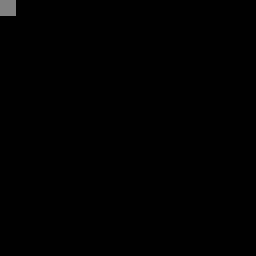
Frame 1 (no input)
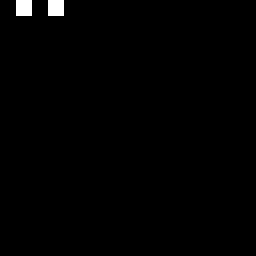
Frame 60 (the mouse pressed at the canvas centre just before this capture)
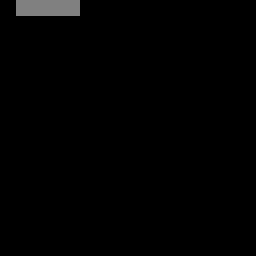
Frame 120 (the mouse held since frame 60 and released just before this capture)

The Processing sketch that drew these frames (run headless with seeded random() and noise(); from frame 60 on, the mouse is pressed at the canvas centre):

// Processing sketch: processing_64690
// ── processing_64690.pde

// Constants instead of enum because processing doesn't support it
private static final int MODE_BlackWhite = 0;
private static final int MODE_Grey3 = 1;
private static final int MODE_Grey255 = 2;
private static final int MODE_Color8 = 3;
private static final int MODE_Color255 = 4;

// Properties that can be modified
private static final int ms_nImageSize = 16;
private static final int ms_nPixelSize = 16;
private static final int m_nColorMode = MODE_Grey3;

// Private attributes
private boolean m_bInPause;
private Coordinates m_coordinates;
private Color[][] m_nPixels;

public void setup(){
  size(256, 256);
  background(0);
  noStroke();
  
  m_bInPause = false;
  m_coordinates = new Coordinates();
  m_nPixels = new Color[ms_nImageSize][ms_nImageSize];

  for (int i = 0; i < ms_nImageSize; ++i){
    for (int j = 0; j < ms_nImageSize; ++j){
      m_nPixels[i][j] = new Color();
    }
  }
}

public void draw(){
  if (!m_bInPause){
    m_coordinates.X = 0;
    m_coordinates.Y = 0;
    incrementPixel(m_coordinates);
  }
}
    
public void keyPressed(){
  if (key == 'p' || key == 'P') {
    m_bInPause = !m_bInPause;
  }
}

public void incrementPixel(Coordinates coord){
  int x = coord.X;
  int y = coord.Y;
  
  if (m_nPixels[x][y].Increment()) {
    coord.Increment();
    incrementPixel(coord);
  }
  
  fill(m_nPixels[x][y].R, m_nPixels[x][y].G, m_nPixels[x][y].B);
  rect(x * ms_nPixelSize, y * ms_nPixelSize, ms_nPixelSize, ms_nPixelSize);
}

public class Coordinates{
  public int X = 0;
  public int Y = 0;
  
  public void Increment(){
    X++;
    if (X >= ms_nImageSize){
      X = 0;
      Y = (Y + 1) % ms_nImageSize;
    }
  }
}

public class Color{
  public int R = 0;
  public int G = 0;
  public int B = 0;
  
  public boolean Increment(){
    switch(m_nColorMode){
      case MODE_BlackWhite:
      if (R == 255){
        R = G = B = 0;
        return true;
      }
      else{
        R = G = B = 255;
        return false;
      }
        
      case MODE_Grey3:
      if (R >= 255){
        R = G = B = 0;
        return true;
      }
      else{
        R = G = B = R + 128;
        return false;
      }
      
      case MODE_Grey255:
      if (R >= 255){
        R = G = B = 0;
        return true;
      }
      else{
        R = G = B = R + 1;
        return false;
      }
      
      case MODE_Color8:
      if (R >= 255){
        R = 0;
        if (G >= 255){
          G = 0;
          if (B >= 255){
            B = 0;
            return true;
          }
          else{
            B += 32;
          }
        }
        else{
          G += 32;
        }
      }
      else{
        R += 32;
      }
      return false;
        
      case MODE_Color255:
      if (R >= 255){
        R = 0;
        if (G >= 255){
          G = 0;
          if (B >= 255){
            B = 0;
            return true;
          }
          else{
            B++;
          }
        }
        else{
          G++;
        }
      }
      else{
        R++;
      }
      return false;
      
      default: return false;
    }
  }
}
